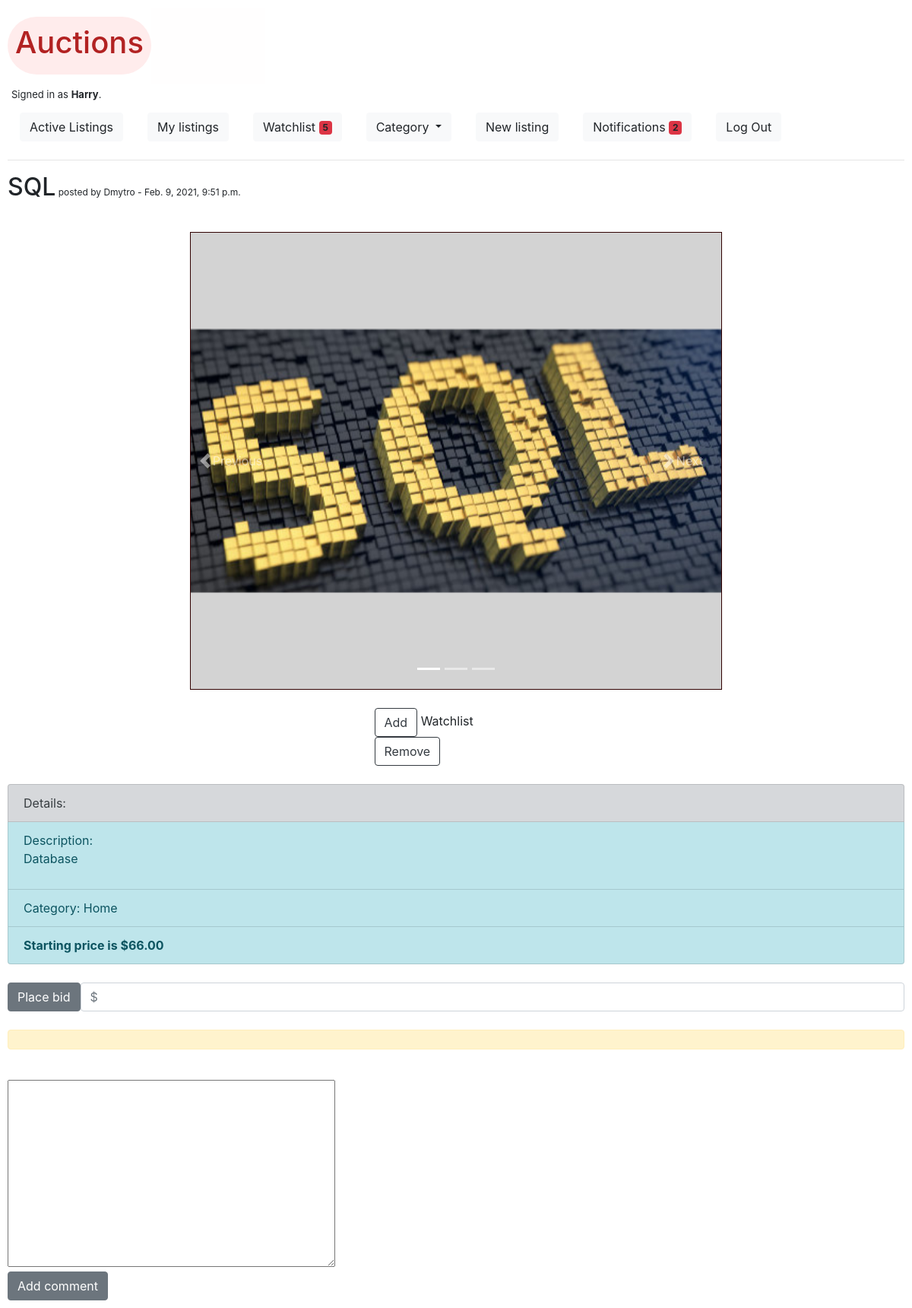
Screenshot of /SQL (signed in) with the database file from the repository.
### auctions/models.py (models this page shows, shortened)
class User(AbstractUser):
    pass

class Listing(models.Model):
    class Category(models.TextChoices):
        HOME = 'HM', _('Home')
        ELECTRONICS = 'EL', _('Electronics')
        FASHION = 'FS', _('Fashion')
        HEALTH_BEAUTY = 'HB', _('Health & Beauty')
        MOTORS = 'GR', _('Motors')
        COLLECTIBLES = 'CL', _('Collectibles')
        SPORTS = 'SP', _('Sports')
        HOME_GARDEN = 'GA', _('Garden')
        DEALS = 'DE', _('Deals')
        UNDER_TEN = 'UT', _('Under $10')
        PETS = 'PT', _('Pets')
        TOYS = 'TY', _('Toys')
        OTHERS = 'OT', _('Others')
        __empty__ = _('(Unknown)')
    datetime = models.DateTimeField(auto_now_add=True)
    user = models.ForeignKey(User, on_delete=models.CASCADE, related_name="listings")
    title = models.CharField(max_length=255, unique=True)
    description = RichTextField()
    starting_bid = models.DecimalField(max_digits=19, decimal_places=2)
    category = models.CharField(max_length=2, choices=Category.choices,
                                default=Category.OTHERS,
                                blank=True)
    watchlist = models.ManyToManyField(to=User, related_name="watch", blank=True)
    current_price = models.DecimalField(max_digits=19, decimal_places=2)
    is_active = models.BooleanField(default=True)

class Photo(models.Model):
    listing = models.ForeignKey(Listing, default=None,
                             on_delete=models.CASCADE,
                             related_name='listing_photos')
    image = models.ImageField(upload_to='users/%Y/%m/%d/', blank=True)

### auctions/views.py (the view)
# urls.py: path("<str:title>", views.listing, name="listing"),
@login_required
def listing(request, title):
    listing = Listing.objects.filter(title=title).first()
    user_obj = User.objects.filter(username=request.user).first()
    bid_error = None
    if listing:
        listing_obj = max_count(listing)
        its_my = listing.user == request.user
        if request.method == 'POST':
            bidform = BidForm()
            if request.FILES.get('image'):
                imgform = ImageForm(request.POST, request.FILES)
                if imgform.is_valid():
                    image = imgform.cleaned_data["image"]
                    Photo(listing=listing, image=image).save()
            if request.POST.get('comment'):
                commentform = CommForm(request.POST)
                if commentform.is_valid():
                    comment = commentform.cleaned_data["comment"]
                    Comment(listing=listing,
                                username=request.user, comment=comment).save()
            if request.POST.get('bid'):
                bidform = BidForm(request.POST)
                if bidform.is_valid():
                    bid = bidform.cleaned_data["bid"]
                    if float(bid) <= listing_obj.get_max_bid():
                        bid_error = 'Your bid should be higher than the current price!'
                        bidform = BidForm(request.POST)
                    else:
                        Bid(listing=listing, username=request.user, bid=bid).save()
                        listing.current_price = listing_obj.get_max_bid()
                        listing.save()
                        bidform = BidForm()
            if request.POST.get("category"):
                catform = CategoryForm(request.POST)
                if catform.is_valid():
                    category = catform.cleaned_data["category"]
                    listing.category = category
                    listing.save()
            if request.POST.get('add') or request.POST.get('remove'):
                if request.POST.get("add") == 'yes':
                    listing.watchlist.add(user_obj)
                if request.POST.get('remove') == 'yes':
                    listing.watchlist.remove(user_obj)
            if request.POST.get('close'):
                listing.is_active=False
                listing.save()
                b = Bid.objects.all().filter(listing=listing)
                u = User.objects.all()
                for i in u:
                    if b.filter(username=i.username):
                        Notification(user=i, notification=listing.title).save()
            winner = Bid.objects.filter(bid=listing_obj.get_max_bid()).first().username
            return render(request, "auctions/listing.html", {
                "listing": listing,
                "img_form": ImageForm(),
                "comment_form": CommForm(),
                "bid_form": bidform,
                "bid_count": listing_obj.get_count_bid(),
                "winner": winner,
                "category_form": CategoryForm(),
                "its_my": its_my,
                "owner": str(winner)==str(request.user),
                "bid_error": bid_error,
            })
        else:
            winner = Bid.objects.filter(bid=listing_obj.get_max_bid()).first().username
            return render(request, "auctions/listing.html", {
                "listing": listing,
                "img_form": ImageForm(),
                "comment_form": CommForm(),
                "bid_form": BidForm(),
                "bid_count": listing_obj.get_count_bid(),
                "winner": winner,
                "category_form": CategoryForm(),
                "its_my": its_my,
                "owner": str(winner)==str(request.user),
                "bid_error": None,
            })
    else:
        return render(request, "auctions/error.html", {
            "message": 'Listing doesn\'t exists',
        })

### auctions/views.py
class ImageForm(forms.ModelForm):
    class Meta:
        model = Photo
        fields = ['image']
        labels = {
            'image': '',
        }
        widgets = {
            'image': forms.FileInput(attrs={'class': 'custom-file-input',
                                            'id': 'inputGroupFile04',
                                            'aria-describedby': 'inputGroupFileAddon04',}),
        }

class CommForm(forms.ModelForm):
    class Meta:
        model = Comment
        fields = ['comment']
        labels = {
            'comment': '',
        }

### auctions/views.py (called while the page is built)
    def get_max_bid(self):
        return float(self.obj.bids.aggregate(Max('bid'))['bid__max'])

    def get_count_bid(self):
        return self.obj.bids.aggregate(Count("bid"))['bid__count']-1

### auctions/templates/auctions/listing.html (shortened to what this page needs)
{% extends "auctions/layout.html" %}
{% block body %}
    <p><h2 style="display: inline;">{{ listing.title }}</h2><span style="font-size: 12px"> posted by {{ listing.user }} - {{ listing.datetime }}</span></p>
    <br>
    <div id="myCarousel" class="carousel slide" data-bs-ride="carousel">
      <ol class="carousel-indicators">
        <li data-bs-target="#myCarousel" data-bs-slide-to="0" class="active"></li>
        <li data-bs-target="#myCarousel" data-bs-slide-to="1"></li>
        <li data-bs-target="#myCarousel" data-bs-slide-to="2"></li>
      </ol>
      <div class="carousel-inner">
        {% for img in listing.listing_photos.all %}
            {% if forloop.counter == 1 %}
            <div class="carousel-item active">
                <img src="{{ img.image.url }}" class="d-block w-100" alt="image1">
            </div>
            {% endif %}
        {% endfor %}
      </div>
      <a class="carousel-control-prev" href="#myCarousel" role="button" data-bs-slide="prev">
        <span class="carousel-control-prev-icon" aria-hidden="true"></span>
        <span class="visually-hidden">Previous</span>
      </a>
      <a class="carousel-control-next" href="#myCarousel" role="button" data-bs-slide="next">
        <span class="carousel-control-next-icon" aria-hidden="true"></span>
        <span class="visually-hidden">Next</span>
      </a>
    </div>
    <br>
    <form class="watchlist_button" method="post">
      <button class="btn btn-outline-dark" type="submit" name="add" value="yes">Add</button>
      Watchlist
      <button class="btn btn-outline-dark" type="submit" name="remove" value="yes">Remove</button>
    </form>
    {% if listing.is_active %}
      <br>
      <ul class="list-group">
        <li class="list-group-item list-group-item-secondary">Details:</li>
        <li class="list-group-item list-group-item-info">Description: {{ listing.description|safe }}</li>
        <li class="list-group-item list-group-item-info">Category: {{ listing.get_category_display }}</li>
        <li class="list-group-item list-group-item-info">
          {% if bid_count == 0 %}
            <strong>Starting price is ${{ listing.current_price }}</strong>
          {% else %}
            <strong>{{ bid_count }} bid(s) so far</strong><br>
            <strong>{{ winner }}'s bid is the current bid ${{ listing.current_price }}</strong>
          {% endif %}
        </li>
      </ul>
      <br>
        <form action="{% url 'listing' listing.title %}" method="post">
          <div class="place_bid">
            <button class="btn btn-secondary" type="submit">Place bid</button>
            {{ bid_form }}
          </div>
        </form>
        <br>
    {% endif %}
    <div class="alert alert-warning" role="alert"></div>
    <br>
    <form action="{% url 'listing' listing.title %}" method="post">
      {{ comment_form }}
      <br>
      <button class="btn btn-secondary" type="submit">Add comment</button>
    </form>
{% endblock %}

### auctions/templates/auctions/layout.html (shortened to what this page needs)
{% load static %}
<!DOCTYPE html>
<html lang="en">
    <head>
        <link rel="stylesheet" href="https://stackpath.bootstrapcdn.com/bootstrap/4.4.1/css/bootstrap.min.css">
        <link rel="stylesheet" href="{% static 'auctions/styles.css' %}">
        <link rel="stylesheet" href="{% static 'auctions/color.css' %}">
        <script src="https://cdn.jsdelivr.net/npm/bootstrap@5.0.0-beta1/dist/js/bootstrap.min.js"></script>    </head>
    <body class="auctions">
        <div class="title">
            <div id="auction_logo"><h1>Auctions</h1></div>
            <div class="gif"></div>
        </div>
        <div id="is_authenticated">
            {% if user.is_authenticated %}
                Signed in as <strong>{{ user.username }}</strong>.
            {% else %}
                Not signed in.
            {% endif %}
        </div>
        <ul class="nav">
                <li class="nav-item">
                    <a class="nav-link" href="{% url 'index' %}">
                        <button type="button" class="btn btn-light">
                            Active Listings
                        </button>
                    </a>
                </li>
                {% if user.is_authenticated %}
                    <li class="nav-item">
                        <a class="nav-link" href="{% url 'my_listings' %}">
                            <button type="button" class="btn btn-light">
                                My listings
                            </button>
                        </a>
                    </li>
                    <li class="nav-item">
                        <a class="nav-link" href="{% url 'watchlist' %}">
                            <button type="button" class="btn btn-light">
                                Watchlist <span class="badge bg-danger">{% if request.user.watch.count != 0 %} {{ request.user.watch.count }} {% endif %}</span>
                              </button></a>
                    </li>
                    <li class="nav-item">
                        <div class="nav-link">
                            <a class="btn btn-light dropdown-toggle" href="#" role="button" id="dropdownMenuLink" data-toggle="dropdown" aria-haspopup="true" aria-expanded="false">
                            Category
                            </a>
                        </div>
                    </li>
                    <li class="nav-item">
                        <a class="nav-link" href="{% url 'new_listing' %}">
                            <button type="button" class="btn btn-light">
                                New listing
                            </button>
                        </a>
                    </li>
                    <li class="nav-item">
                        <a class="nav-link" href="{% url 'notifications' %}">
                            <button type="button" class="btn btn-light">
                                Notifications <span class="badge bg-danger">{% if request.user.notifications.count != 0 %} {{ request.user.notifications.count }} {% endif %}</span>
                              </button></a>
                    </li>
                    <li class="nav-item">
                        <a class="nav-link" href="{% url 'logout' %}">
                            <button type="button" class="btn btn-light">
                                Log Out
                            </button>
                        </a>
                    </li>
                {% endif %}
        </ul>
        <hr>
        {% block body %}
        {% endblock %}
    </body>
</html>

### auctions/static/auctions/styles.css (style rules this page uses)
.auctions { padding: 10px; }
#is_authenticated { font-size: small; padding: 5px; text-align: left; padding-right: 15px; }
#auction_logo { color:firebrick; border-radius: 70px; padding: 10px; }
@media (min-width: 600px) { body { background-color: white; } }
.title { display: inline-flex; align-items: center; width: 100%; }
.title .gif { background-image: url("dribbble.gif"); background-size: cover; width: 150px; height: 100px; }
#myCarousel, .comment_grid { max-width: 700px; margin: auto; }
.carousel-inner { background-color: lightgrey; border: 1px solid rgb(48, 1, 1); }
.carousel-inner img { height: 600px; object-fit: contain; }
.select_category, .place_bid { display: flex; }
.place_bid button { white-space: nowrap; }
.watchlist_button { max-width: 215px; margin: auto; }

### auctions/static/auctions/color.css (style rules this page uses)
.auctions .title div { background-color: #ffecec; }

### rows the page displays
User: username "Harry", user.watch.count "5", user.notifications.count "2"
Listing: title "SQL", user "Dmytro", datetime "Feb. 9, 2021, 9:51 p.m.", description "Database", category "Home", current_price "66.00"
Photo: image (picture)
